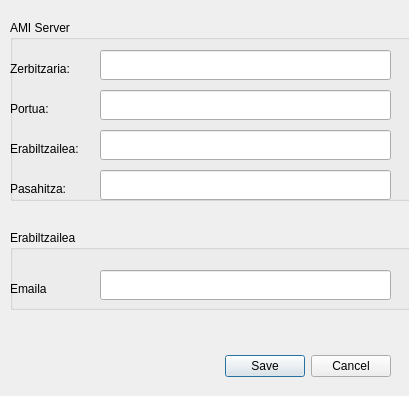
<?xml version="1.0" encoding="UTF-8"?>
<ui version="4.0">
 <class>Dialog</class>
 <widget class="QDialog" name="Dialog">
  <property name="geometry">
   <rect>
    <x>0</x>
    <y>0</y>
    <width>409</width>
    <height>396</height>
   </rect>
  </property>
  <property name="windowTitle">
   <string>Dialog</string>
  </property>
  <widget class="QDialogButtonBox" name="buttonBox">
   <property name="geometry">
    <rect>
     <x>50</x>
     <y>350</y>
     <width>341</width>
     <height>32</height>
    </rect>
   </property>
   <property name="orientation">
    <enum>Qt::Horizontal</enum>
   </property>
   <property name="standardButtons">
    <set>QDialogButtonBox::Cancel|QDialogButtonBox::Save</set>
   </property>
  </widget>
  <widget class="QGroupBox" name="groupBox">
   <property name="geometry">
    <rect>
     <x>10</x>
     <y>20</y>
     <width>441</width>
     <height>181</height>
    </rect>
   </property>
   <property name="title">
    <string>AMI Server</string>
   </property>
   <property name="flat">
    <bool>false</bool>
   </property>
   <widget class="QLabel" name="label">
    <property name="geometry">
     <rect>
      <x>0</x>
      <y>40</y>
      <width>81</width>
      <height>18</height>
     </rect>
    </property>
    <property name="text">
     <string>Zerbitzaria:</string>
    </property>
   </widget>
   <widget class="QLabel" name="label_2">
    <property name="geometry">
     <rect>
      <x>0</x>
      <y>80</y>
      <width>81</width>
      <height>18</height>
     </rect>
    </property>
    <property name="text">
     <string>Portua:</string>
    </property>
   </widget>
   <widget class="QLabel" name="label_3">
    <property name="geometry">
     <rect>
      <x>0</x>
      <y>120</y>
      <width>81</width>
      <height>18</height>
     </rect>
    </property>
    <property name="text">
     <string>Erabiltzailea:</string>
    </property>
   </widget>
   <widget class="QLabel" name="label_4">
    <property name="geometry">
     <rect>
      <x>0</x>
      <y>160</y>
      <width>81</width>
      <height>18</height>
     </rect>
    </property>
    <property name="text">
     <string>Pasahitza:</string>
    </property>
   </widget>
   <widget class="QLineEdit" name="txtZerbitzaria">
    <property name="geometry">
     <rect>
      <x>90</x>
      <y>30</y>
      <width>291</width>
      <height>30</height>
     </rect>
    </property>
   </widget>
   <widget class="QLineEdit" name="txtPortua">
    <property name="geometry">
     <rect>
      <x>90</x>
      <y>70</y>
      <width>291</width>
      <height>30</height>
     </rect>
    </property>
   </widget>
   <widget class="QLineEdit" name="txtUsername">
    <property name="geometry">
     <rect>
      <x>90</x>
      <y>110</y>
      <width>291</width>
      <height>30</height>
     </rect>
    </property>
   </widget>
   <widget class="QLineEdit" name="txtPassword">
    <property name="geometry">
     <rect>
      <x>90</x>
      <y>150</y>
      <width>291</width>
      <height>30</height>
     </rect>
    </property>
   </widget>
  </widget>
  <widget class="QGroupBox" name="groupBox_2">
   <property name="geometry">
    <rect>
     <x>10</x>
     <y>230</y>
     <width>421</width>
     <height>80</height>
    </rect>
   </property>
   <property name="title">
    <string>Erabiltzailea</string>
   </property>
   <property name="checkable">
    <bool>false</bool>
   </property>
   <widget class="QLineEdit" name="txtEmaila">
    <property name="geometry">
     <rect>
      <x>90</x>
      <y>40</y>
      <width>291</width>
      <height>30</height>
     </rect>
    </property>
   </widget>
   <widget class="QLabel" name="label_5">
    <property name="geometry">
     <rect>
      <x>0</x>
      <y>50</y>
      <width>81</width>
      <height>18</height>
     </rect>
    </property>
    <property name="text">
     <string>Emaila</string>
    </property>
   </widget>
  </widget>
 </widget>
 <resources/>
 <connections>
  <connection>
   <sender>buttonBox</sender>
   <signal>accepted()</signal>
   <receiver>Dialog</receiver>
   <slot>accept()</slot>
   <hints>
    <hint type="sourcelabel">
     <x>248</x>
     <y>254</y>
    </hint>
    <hint type="destinationlabel">
     <x>157</x>
     <y>274</y>
    </hint>
   </hints>
  </connection>
  <connection>
   <sender>buttonBox</sender>
   <signal>rejected()</signal>
   <receiver>Dialog</receiver>
   <slot>reject()</slot>
   <hints>
    <hint type="sourcelabel">
     <x>316</x>
     <y>260</y>
    </hint>
    <hint type="destinationlabel">
     <x>286</x>
     <y>274</y>
    </hint>
   </hints>
  </connection>
 </connections>
</ui>
